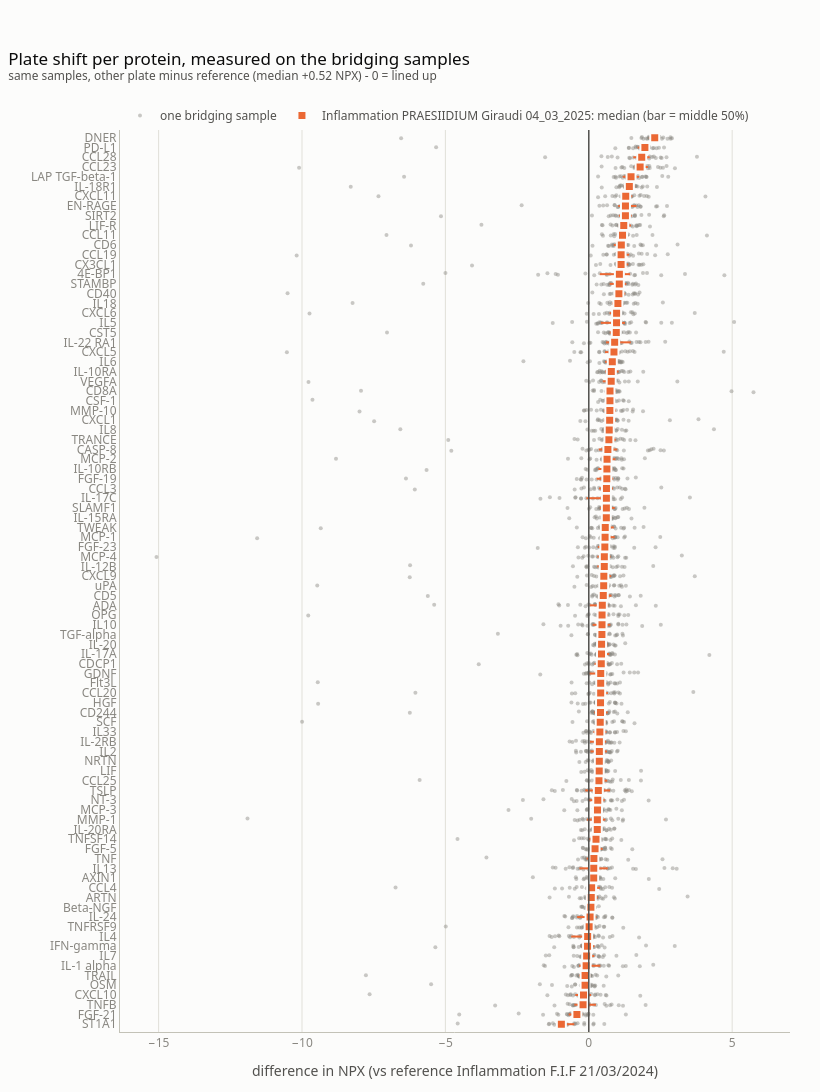

Notebook code for this chart:
### Markdown cell above
**How to read this:**
- Plate 2 reads **about +0.5 NPX higher** (≈1.4 times) — but **per protein the shift ranges from
  about −1 to +2.3 NPX**. One shift for all proteins would be wrong: bridging must be per protein.
- **The shift is the same in every diabetes group** (overall about +0.53 to +0.57). That is the most
  important result for this study: the plate shift does not depend on diabetes status, so removing it
  does not remove or create a diabetes difference.
- All three groups are among the bridging samples (prediabetes: 10 of 23), so the check is possible.
- A few proteins have a different shift per group; with ~10 bridging samples per group that is
  usually noise, but we note them.
- **Two bridging samples shift differently from the others** — section 3.

### Code cell
plot_bridge_shift(clean)

### Figure 1 — Plotly figure (JSON) as saved in the notebook; plotly's stock layout.template omitted (floating-point values rounded to 4 significant figures; data arrays with more than 128 entries replaced by an {"elided": "..."} marker saying what was removed)
{"data": [{"customdata": {"elided": "2668x2 str values"}, "hovertemplate": "<b>%{customdata[0]}</b><br>difference %{x:+.2f} NPX<extra></extra>", "legendgroup": "dots", "marker": {"color": "#898781", "opacity": 0.45, "size": 4}, "mode": "markers", "name": "one bridging sample", "showlegend": true, "type": "scatter", "x": {"elided": "2668 float values"}, "y": {"elided": "2668 float values"}}, {"customdata": {"elided": "92x4 mixed values"}, "error_x": {"array": [0.3739, 0.206, 0.2276, 0.1715, 0.05213, 0.3232, 0.1281, 0.2819, 0.25, 0.2736, 0.2891, 0.2769, 0.2249, 0.2884, 0.2506, 0.2199, 0.285, 0.2021, 0.1985, 0.2095, 0.1365, 0.1415, 0.2521, 0.2173, 0.2645, 0.2286, 0.1846, 0.1784, 0.2567, 0.09414, 0.3813, 0.221, 0.1925, 0.1466, 0.2652, 0.2004, 0.1789, 0.1278, 0.2382, 0.4914, 0.2556, 0.1951, 0.05915, 0.1878, 0.2733, 0.1269, 0.2032, 0.2096, 0.1928, 0.5638, 0.2214, 0.2378, 0.2898, 0.4864, 0.1829, 0.2663, 0.2288, 0.2074, 0.2946, 0.186, 0.2678, 0.1464, 0.2812, 0.1779, 0.2526, 0.3346, 0.2948, 0.1898, 0.2149, 0.2802, 0.2097, 0.1634, 0.2397, 0.2112, 0.1531, 0.1257, 0.2076, 0.2185, 0.2905, 0.4512, 0.2446, 0.1637, 0.155, 0.4495, 0.154, 0.1807, 0.179, 0.2393, 0.4086, 0.2988, 0.1564, 0.1588], "arrayminus": [0.6818, 0.4382, 0.1297, 0.1237, 0.1275, 0.3175, 0.1469, 0.1707, 0.1313, 0.202, 0.09082, 0.2963, 0.2584, 0.1704, 0.2193, 0.06663, 0.1169, 0.2623, 0.08265, 0.2366, 0.1304, 0.2249, 0.1462, 0.1994, 0.2877, 0.135, 0.3125, 0.2422, 0.09216, 0.2038, 0.2514, 0.3545, 0.2856, 0.2439, 0.1373, 0.1592, 0.3951, 0.1819, 0.2028, 0.2391, 0.2111, 0.3017, 0.2453, 0.08095, 0.1828, 0.6977, 0.1947, 0.1455, 0.1214, 0.3004, 0.4517, 0.3272, 0.3284, 0.499, 0.2022, 0.3121, 0.2244, 0.5734, 0.548, 0.2524, 0.1371, 0.1875, 0.2897, 0.1461, 0.1796, 0.1473, 0.1691, 0.1111, 0.2436, 0.3678, 0.2083, 0.1306, 0.3108, 0.1362, 0.1482, 0.253, 0.139, 0.2291, 0.225, 0.105, 0.3322, 0.1729, 0.2549, 0.3041, 0.1688, 0.2352, 0.2048, 0.1511, 0.4602, 0.1705, 0.2952, 0.1402], "color": "#eb6834", "symmetric": false, "thickness": 2, "type": "data", "width": 0}, "hovertemplate": "<b>%{customdata[0]}</b><br>shift (median) %{x:+.2f} NPX<br>middle 50%: %{customdata[1]:+.2f} to %{customdata[2]:+.2f}<br>bridging samples: %{customdata[3]}<extra></extra>", "marker": {"color": "#eb6834", "line": {"color": "#fcfcfb", "width": 2}, "size": 9, "symbol": "square"}, "mode": "markers", "name": "Inflammation PRAESIIDIUM Giraudi 04_03_2025: median (bar = middle 50%)", "type": "scatter", "x": [1.067, 0.4716, 0.0866, 0.1716, 0.07379, 0.6667, 1.177, 1.127, 0.4144, 1.79, 0.3548, 1.846, 0.6165, 0.09866, 0.4086, 1.051, 0.5057, 1.135, 0.7405, 0.4358, 0.7381, 0.9591, 1.127, 0.7278, -0.1834, 1.288, 0.8784, 0.9698, 0.5253, 2.3, 1.279, 0.6289, -0.4141, 0.56, 0.2187, 0.4151, 0.4164, 0.4101, -0.04324, -0.09221, 0.786, 0.6321, 0.5413, 0.6121, 0.4436, 0.6144, 1.415, 0.4459, 0.2965, 0.9023, 0.04539, 0.3698, 0.4612, 0.1737, 1.016, 0.369, 0.3863, -0.03959, 0.9677, 0.8205, -0.07422, 0.7132, 1.473, 0.3643, 1.22, 0.5687, 0.6374, 0.3032, 0.5423, 0.2993, 0.7349, 0.3677, 0.3139, 0.4629, -0.1295, 1.957, 0.3997, 1.278, 0.6135, -0.956, 1.064, 0.4575, 0.1789, -0.1996, 0.01244, 0.2522, -0.1288, 0.7011, 0.3336, 0.575, 0.7817, 0.5194], "y": [77.0, 43.0, 13.0, 15.0, 12.0, 59.0, 81.0, 79.0, 34.0, 88.0, 25.0, 89.0, 55.0, 14.0, 32.0, 75.0, 44.0, 80.0, 65.0, 37.0, 64.0, 71.0, 78.0, 62.0, 3.0, 85.0, 69.0, 73.0, 46.0, 91.0, 84.0, 56.0, 1.0, 49.0, 18.0, 35.0, 36.0, 33.0, 8.0, 6.0, 67.0, 57.0, 47.0, 52.0, 38.0, 54.0, 86.0, 39.0, 20.0, 70.0, 11.0, 29.0, 41.0, 16.0, 74.0, 28.0, 30.0, 9.0, 72.0, 68.0, 7.0, 61.0, 87.0, 26.0, 82.0, 50.0, 58.0, 22.0, 48.0, 21.0, 63.0, 27.0, 23.0, 42.0, 4.0, 90.0, 31.0, 83.0, 53.0, 0.0, 76.0, 40.0, 17.0, 2.0, 10.0, 19.0, 5.0, 60.0, 24.0, 51.0, 66.0, 45.0]}], "layout": {"font": {"color": "#52514e", "family": "system-ui, -apple-system, 'Segoe UI', sans-serif", "size": 12}, "height": 1754, "hoverlabel": {"bgcolor": "white", "font": {"color": "#0b0b0b", "family": "system-ui, -apple-system, 'Segoe UI', sans-serif"}}, "legend": {"font": {"color": "#52514e"}, "orientation": "h", "title": {"font": {"color": "#52514e"}}, "x": 0, "xanchor": "left", "y": 1.0, "yanchor": "bottom"}, "margin": {"b": 60, "l": 120, "r": 30, "t": 130}, "paper_bgcolor": "#fcfcfb", "plot_bgcolor": "#fcfcfb", "shapes": [{"line": {"color": "#52514e", "width": 1.5}, "type": "line", "x0": 0, "x1": 0, "xref": "x", "y0": 0, "y1": 1, "yref": "y domain"}], "title": {"font": {"color": "#0b0b0b", "size": 17}, "text": "Plate shift per protein, measured on the bridging samples<br><sup style='color:#52514e'>same samples, other plate minus reference (median +0.52 NPX) - 0 = lined up</sup>", "x": 0.01, "xanchor": "left"}, "width": 820, "xaxis": {"gridcolor": "#e1e0d9", "linecolor": "#c3c2b7", "tickfont": {"color": "#898781"}, "title": {"text": "difference in NPX (vs reference Inflammation F.I.F 21/03/2024)"}, "zeroline": false}, "yaxis": {"gridcolor": "#e1e0d9", "linecolor": "#c3c2b7", "range": [-0.8, 91.8], "showgrid": false, "tickfont": {"color": "#898781"}, "ticktext": ["ST1A1", "FGF-21", "TNFB", "CXCL10", "OSM", "TRAIL", "IL-1 alpha", "IL7", "IFN-gamma", "IL4", "TNFRSF9", "IL-24", "Beta-NGF", "ARTN", "CCL4", "AXIN1", "IL13", "TNF", "FGF-5", "TNFSF14", "IL-20RA", "MMP-1", "MCP-3", "NT-3", "TSLP", "CCL25", "LIF", "NRTN", "IL2", "IL-2RB", "IL33", "SCF", "CD244", "HGF", "CCL20", "Flt3L", "GDNF", "CDCP1", "IL-17A", "IL-20", "TGF-alpha", "IL10", "OPG", "ADA", "CD5", "uPA", "CXCL9", "IL-12B", "MCP-4", "FGF-23", "MCP-1", "TWEAK", "IL-15RA", "SLAMF1", "IL-17C", "CCL3", "FGF-19", "IL-10RB", "MCP-2", "CASP-8", "TRANCE", "IL8", "CXCL1", "MMP-10", "CSF-1", "CD8A", "VEGFA", "IL-10RA", "IL6", "CXCL5", "IL-22 RA1", "CST5", "IL5", "CXCL6", "IL18", "CD40", "STAMBP", "4E-BP1", "CX3CL1", "CCL19", "CD6", "CCL11", "LIF-R", "SIRT2", "EN-RAGE", "CXCL11", "IL-18R1", "LAP TGF-beta-1", "CCL23", "CCL28", "PD-L1", "DNER"], "tickvals": [0, 1, 2, 3, 4, 5, 6, 7, 8, 9, 10, 11, 12, 13, 14, 15, 16, 17, 18, 19, 20, 21, 22, 23, 24, 25, 26, 27, 28, 29, 30, 31, 32, 33, 34, 35, 36, 37, 38, 39, 40, 41, 42, 43, 44, 45, 46, 47, 48, 49, 50, 51, 52, 53, 54, 55, 56, 57, 58, 59, 60, 61, 62, 63, 64, 65, 66, 67, 68, 69, 70, 71, 72, 73, 74, 75, 76, 77, 78, 79, 80, 81, 82, 83, 84, 85, 86, 87, 88, 89, 90, 91], "zeroline": false}}}
